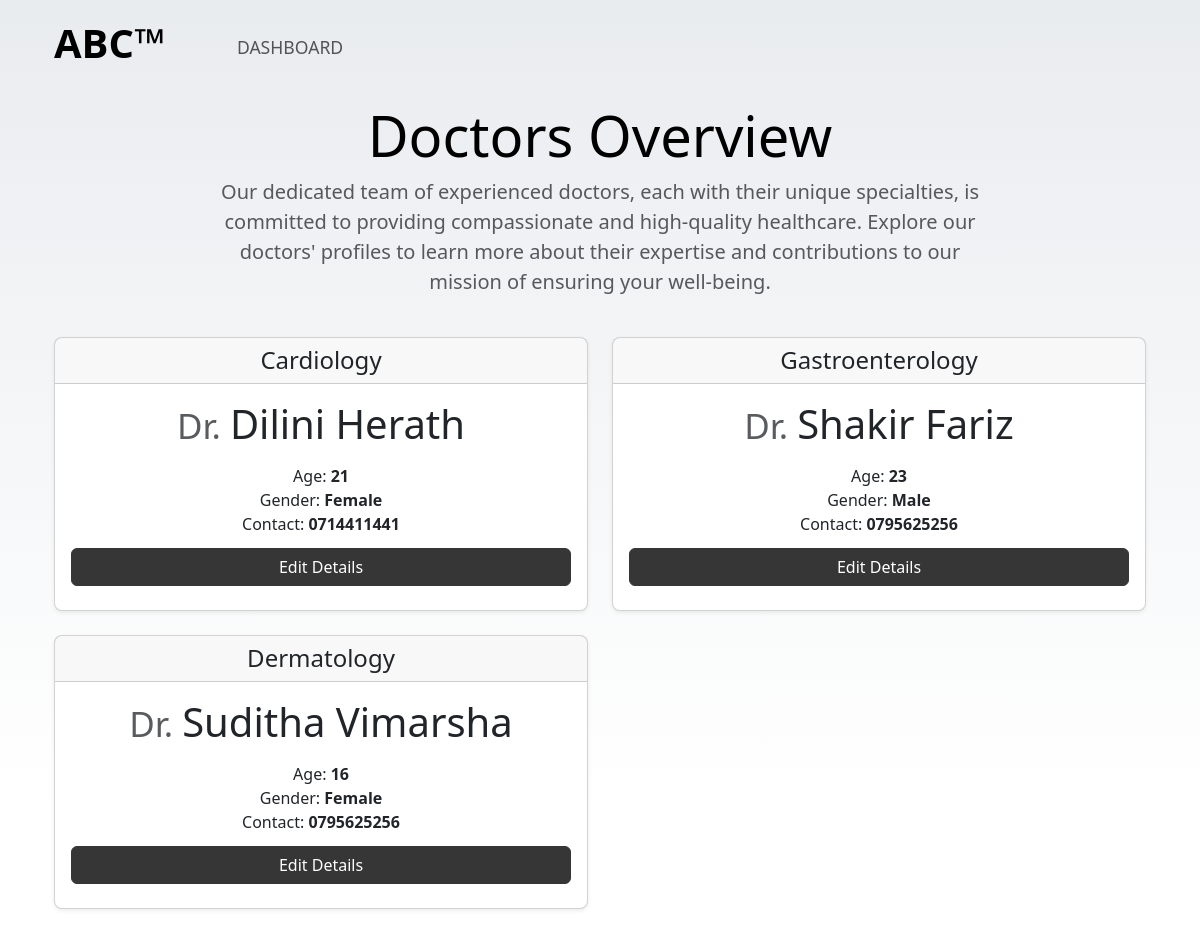
Page /ABC_VIRTUAL/aa_d_view.php on the committed database.
### tables this page shows
CREATE TABLE `doctor_accounts` (
  `da_ID` int NOT NULL AUTO_INCREMENT,
  `da_firstname` varchar(45) DEFAULT NULL,
  `da_lastname` varchar(45) DEFAULT NULL,
  `da_age` int DEFAULT NULL,
  `da_gender` varchar(45) DEFAULT NULL,
  `da_specialization` varchar(45) DEFAULT NULL,
  `da_username` varchar(45) DEFAULT NULL,
  `da_password` varchar(45) DEFAULT NULL,
  `da_email` varchar(45) DEFAULT NULL,
  `da_contact` varchar(45) DEFAULT NULL,
  `da_address` varchar(45) DEFAULT NULL,
  `da_province` varchar(45) DEFAULT NULL,
  `da_district` varchar(45) DEFAULT NULL,
  `da_zip` varchar(45) DEFAULT NULL,
  `users_u_ID` int NOT NULL,
  PRIMARY KEY (`da_ID`),
  KEY `fk_doctor_accounts_users1_idx` (`users_u_ID`),
  CONSTRAINT `fk_doctor_accounts_users1` FOREIGN KEY (`users_u_ID`) REFERENCES `users` (`u_ID`)
);

### ABC_VIRTUAL/aa_d_view.php (the view, shortened to what this page needs)
<!DOCTYPE html>
<html>
<head>
    <link rel="stylesheet" href="./Frameworks/Bootstrap-5.3.1/bootstrap-5.3.1-dist/css/bootstrap.min.css">
    <link rel="stylesheet" href="./aa_d_view.css">
    <link rel="stylesheet" href="./base.css">
</head>
<body>
    <?php
    include 'connect_DB.php';
    $doctorAccountsQuery = "SELECT * FROM doctor_accounts";
    $doctorAccountsResult = $connection->query($doctorAccountsQuery);
    ?>
    <div id="home">
        <div class="container cover-head">
            <nav class="navbar navbar-expand-lg bg-body-transparent home-cont">
                <div class="container-fluid">
                    <a class="navbar-brand fw-bold" href="#">ABC™</a>
                    <div class="collapse navbar-collapse" id="navbarTogglerDemo02">
                        <ul class="navbar-nav me-auto mb-2 mb-lg-0">
                            <li class="nav-item">
                                <a class="nav-link nav-item-nav" aria-current="page" href="./aa_home.php">DASHBOARD</a>
                            </li>
                        </ul>
                    </div>
                </div>
            </nav>
            <div class="container details-cont">
                <main>
                    <div class="pricing-header p-3 pb-md-4 mx-auto text-center">
                        <h1 class="display-4 fw-normal text-body-emphasis">Doctors Overview</h1>
                        <p class="fs-5 text-body-secondary">Our dedicated team of experienced doctors, each with their unique specialties, is committed to providing compassionate and high-quality healthcare. Explore our doctors' profiles to learn more about their expertise and contributions to our mission of ensuring your well-being.</p>
                    </div>
                    <div class="row row-cols-1 row-cols-md-2 mb-3 text-center">
                        <?php
                        while ($row = $doctorAccountsResult->fetch_assoc()) {
                            echo <<<HTML
                            <div class="col">
                                <div class="card mb-4 rounded-3 shadow-sm">
                                    <div class="card-header">
                                        <h4 class="my-0 fw-normal">{$row['da_specialization']}</h4>
                                    </div>
                                    <div class="card-body">
                                        <h1 class="card-title pricing-card-title"><small class="text-body-secondary fw-light">Dr. </small>{$row['da_firstname']} {$row['da_lastname']}
                                        </h1>
                                        <ul class="list-unstyled mt-3 mb-1">
                                            <li>Age:<b> {$row['da_age']}</b></li>
                                            <li>Gender: <b>{$row['da_gender']}</b></li>
                                            <li>Contact: <b>{$row['da_contact']}</b></li>
                                        </ul>
                                        <a href='edit_doctor.php?users_u_ID={$row['users_u_ID']}'><button type="button" class="btn abc-button w-100 my-2 ">Edit Details</button></a>
                                    </div>
                                </div>
                            </div>
                            HTML;
                        }
                        ?>
                    </div>
                </main>
            </div>
        </div>
    </div>
</body>
</html>

### ABC_VIRTUAL/aa_d_view.css (style rules this page uses)
#home { height: 100vh; background-image: linear-gradient(180deg, var(--bs-secondary-bg), var(--bs-body-bg)); }
a.navbar-brand { font-size: 2.5rem; }
a.nav-item-nav { font-size: 1.1rem; font-weight: 500; margin-top: .5rem; margin-left: 3rem; }
div.cover-head { position: relative; }
.pricing-header { max-width: 800px; }

### ABC_VIRTUAL/base.css (style rules this page uses)
:root { --mainhc: #f74349; --mainhc2: #ff565b; --mainc: #363636; --mainc2: #585858; }
button.abc-button { background-color: var(--mainc); border: 1px solid var(--mainc); color: #fff; }

### rows in the picture
doctor_accounts: da_specialization "Cardiology", da_firstname "Dilini", da_lastname "Herath", da_age "21", da_gender "Female", da_contact "0714411441"
doctor_accounts: da_specialization "Gastroenterology", da_firstname "Shakir", da_lastname "Fariz", da_age "23", da_gender "Male", da_contact "0795625256"
doctor_accounts: da_specialization "Dermatology", da_firstname "Suditha", da_lastname "Vimarsha", da_age "16", da_gender "Female", da_contact "0795625256"
